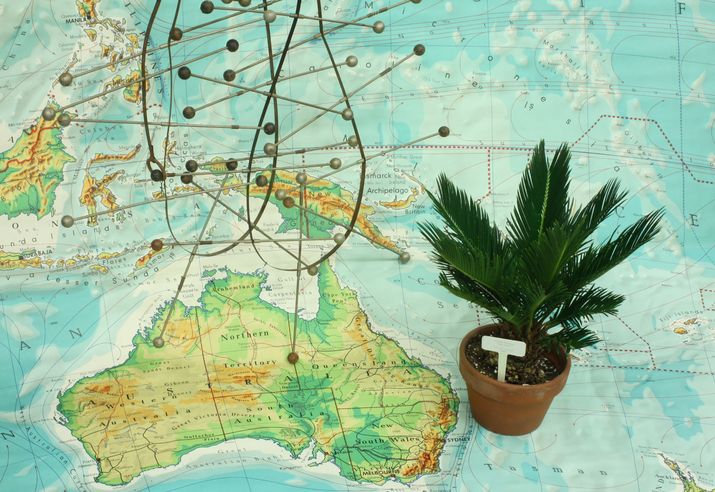
%> input picture testQ/Australia/im0.png, 715 x 492 px
$ octave runCensus.m   (GNU Octave 9; MATLAB toolbox functions it lacks are replaced by stand-ins)
%> lines starting %> are read from the running program, lines starting %| are printed output that depends on the picture
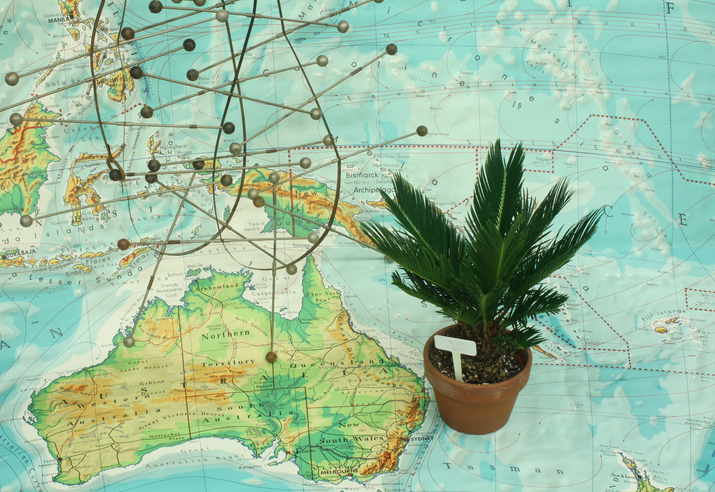
%> input picture testQ/Australia/im1.png, 715 x 492 px
### MatlabSDK/stereoMatchWindowCensus.m
% Usage: [D1,D2] = stereoMatchWindowCensus(I1, I2, window_radius, disparity_range)
%
% Match Stereo Images using Census Cost and Standard Uniform Window Aggregation
%
% Takes as input an image <I1>, an image <I2>, the radius of the window
% used for aggregation <window_radius>, and the range of disparities
% <disparity_range> as a 1x2 vector. This function returns the
% winner-take-all disparity maps going from <I1> to <I2> and vice versa.
%
% Author: Eric Psota
% Date: June 26, 2014

function [D1,D2] = stereoMatchWindowCensus(I1, I2, window_radius, disparity_range)
%> called with window_radius = 15, disparity_range = [1 73]

[~,cols,~] = size(I1);
%> cols = 715
[rows,cols2,~] = size(I2);
%> rows = 492; cols2 = 715
if cols > cols2
    I2(:,end+1:cols,:) = 0;
elseif cols2 > cols
    cols = cols2;
    I1(:,end+1:cols2,:) = 0;
end

IC1 = censusTransform9x7(I1);
IC2 = censusTransform9x7(I2);

C1min = single(Inf*ones(rows,cols));
C2min = single(Inf*ones(rows,cols));
D1 = single(zeros(rows,cols));
D2 = single(zeros(rows,cols));
for d = disparity_range(1):disparity_range(2)
    fprintf('Disparity = %04d', d);
    range1 = max(1,1+d):min(size(I1,2),size(I1,2)+d);
    range2 = max(1,1-d):min(size(I1,2),size(I1,2)-d);
    S = Inf(size(I1,1),length(range1));
    Sbit = zeros(size(S,1) + 2*window_radius,size(S,2) + 2*window_radius);
    Sbit(1+window_radius:end-window_radius,1+window_radius:end-window_radius) = bitxor(IC1(:,range1,:),IC2(:,range2,:));
    Shamming = zeros(size(Sbit));
    for k=1:64
        Shamming = Shamming + double(bitget(Sbit,k));
    end
    Sint = integralImage(Shamming);
    Sagg = Sint(2*window_radius+2:end,2*window_radius+2:end)...
        - Sint(1:end-(2*window_radius+1),2*window_radius+2:end)...
        - Sint(2*window_radius+2:end,1:end-(2*window_radius+1))...
        + Sint(1:end-(2*window_radius+1),1:end-(2*window_radius+1));
    S = Sagg;
    C1crop = C1min(:,range1);
    C2crop = C2min(:,range2);
    D1crop = D1(:,range1);
    D2crop = D2(:,range2);
    idx1 = single(S) < C1min(:,range1);
    idx2 = single(S) < C2min(:,range2);
    C1crop(idx1) = S(idx1);
    C2crop(idx2) = S(idx2);
    D1crop(idx1) = d;
    D2crop(idx2) = d;
    C1min(:,range1) = C1crop;
    C2min(:,range2) = C2crop;
    D1(:,range1) = D1crop;
    D2(:,range2) = D2crop;
    fprintf('\b\b\b\b\b\b\b\b\b\b\b\b\b\b\b\b');
end

end


function C = censusTransform9x7(I)

[rows, cols, channels] = size(I);
%> rows = 492; cols = 715; channels = 3
if channels == 3
    I = rgb2gray(I);
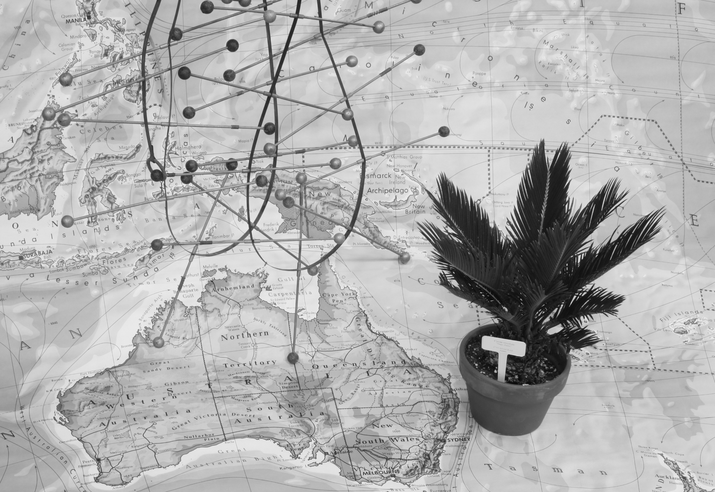
%> I: size 492x715 double; min 0.023, max 0.988, mean 0.691
end

C = uint64(zeros(rows,cols));
%> C: size 492x715 uint64; every value is 0
pow = 63;
Ishifted = zeros(size(I));
for rs = -4:4
    for cs = -3:3
        Ishifted(:,:) = 0;
        if rs <= 0 && cs <= 0
            Ishifted(1:end+rs,1:end+cs) = I(1-rs:end,1-cs:end);
        elseif rs <= 0 && cs >= 0
            Ishifted(1:end+rs,1+cs:end) = I(1-rs:end,1:end-cs);
        elseif rs >= 0 && cs <= 0
            Ishifted(1+rs:end,1:end+cs) = I(1:end-rs,1-cs:end);
        elseif rs >= 0 && cs >= 0
            Ishifted(1+rs:end,1+cs:end) = I(1:end-rs,1:end-cs);
        end
        C(I < Ishifted) = bitset(C(I < Ishifted),pow);
        pow = pow - 1;
    end
end
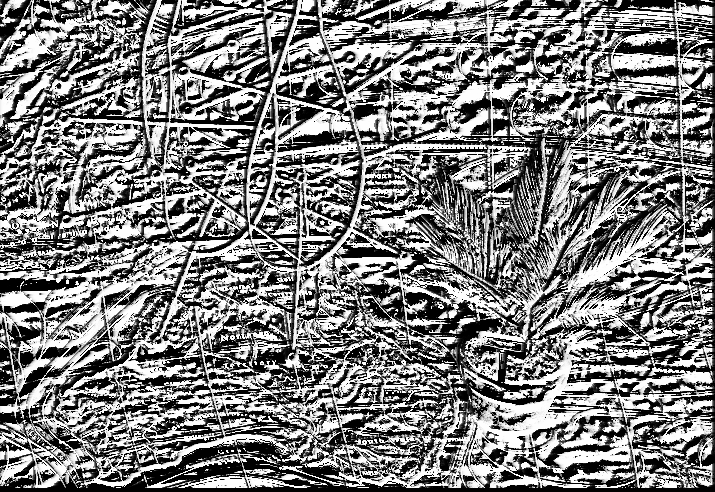
%> C: size 492x715 uint64; min 0, max 9.22e+18, mean 4.6e+18; drawn with min black and max white
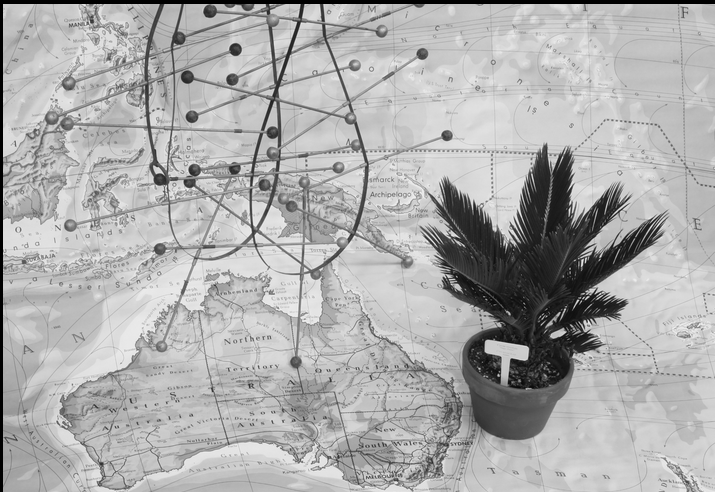
%> Ishifted: size 492x715 double; min 0, max 0.988, mean 0.681
%> after the loop, pow = 0

end

### MatlabSDK/runCensus.m
clear variables;
warning('off','all')
close all;

% Are you going to use the training or test set?
imgset = 'training';
%imgset = 'test';

% Specify which resolution you are using for the stereo image set (F, H, or Q?)
imgsize = 'Q';
%imgsize = 'H';
%imgsize = 'F';

% What are you calling your method?
methodname = 'Census';

mkdir('MiddEval3results');
mkdir(['MiddEval3results/',imgset,imgsize]);
if strcmp(imgset,'training')
    image_names{1} = 'Adirondack';
    image_names{2} = 'ArtL';
    image_names{3} = 'Jadeplant';
    image_names{4} = 'Motorcycle';
    image_names{5} = 'MotorcycleE';
    image_names{6} = 'Piano';
    image_names{7} = 'PianoL';
    image_names{8} = 'Pipes';
    image_names{9} = 'Playroom';
    image_names{10} = 'Playtable';
    image_names{11} = 'PlaytableP';
    image_names{12} = 'Recycle';
    image_names{13} = 'Shelves';
    image_names{14} = 'Teddy';
    image_names{15} = 'Vintage';
    ndisp = [290, 256, 640, 280, 280, 260, 260, 300, 330, 290, 290, 260, 240, 256, 760];
else
    image_names{1} = 'Australia';
    image_names{2} = 'AustraliaP';
    image_names{3} = 'Bicycle2';
    image_names{4} = 'Classroom2';
    image_names{5} = 'Classroom2E';
    image_names{6} = 'Computer';
    image_names{7} = 'Crusade';
    image_names{8} = 'CrusadeP';
    image_names{9} = 'Djembe';
    image_names{10} = 'DjembeL';
    image_names{11} = 'Hoops';
    image_names{12} = 'Livingroom';
    image_names{13} = 'Newkuba';
    image_names{14} = 'Plants';
    image_names{15} = 'Staircase';
    ndisp = [290, 290, 250, 610, 610, 256, 800, 800, 320, 320, 410, 320, 570, 320, 450];
end

ErrorRate = zeros(1,15);
for im_num = 1:15
    I{1} = imread(['~/MiddEval3/',imgset,imgsize,'/',image_names{im_num},'/im0.png']);
    I{2} = imread(['~/MiddEval3/',imgset,imgsize,'/',image_names{im_num},'/im1.png']);

    I{1} = double(I{1})/255;
    I{2} = double(I{2})/255;

    % Adjust the range of disparities to the chosen resolution
    if imgsize == 'Q'
        DisparityRange = [1,round(ndisp(im_num)/4)];
    elseif imgsize == 'H'
        DisparityRange = [1,round(ndisp(im_num)/2)];
    else
        DisparityRange = [1,round(ndisp(im_num))];
    end

    tic;
    %--------------- Insert your stereo matching routine here ------------%
    window_radius = 15;
    [DisparityMap{1}, DisparityMap{2}] = stereoMatchWindowCensus(I{1}, I{2}, window_radius, DisparityRange);
%> in censusTransform9x7 (call 2), `I = rgb2gray(I);`:
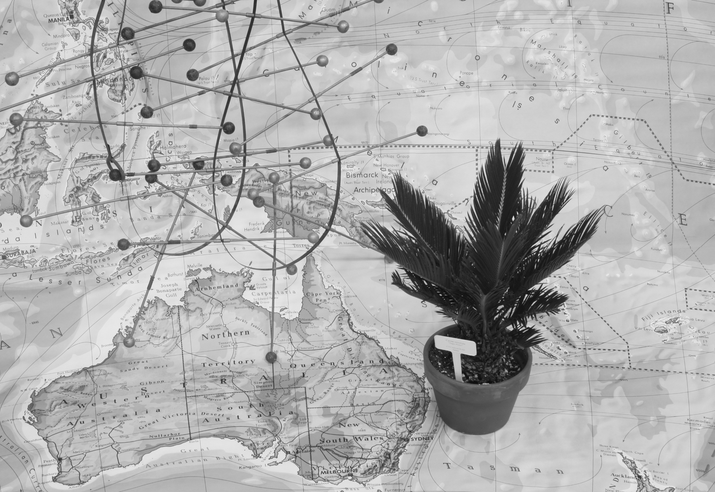
%> I: size 492x715 double; min 0.0115, max 0.979, mean 0.688
%> after the loop in censusTransform9x7 (call 2), `for rs = -4:4`:
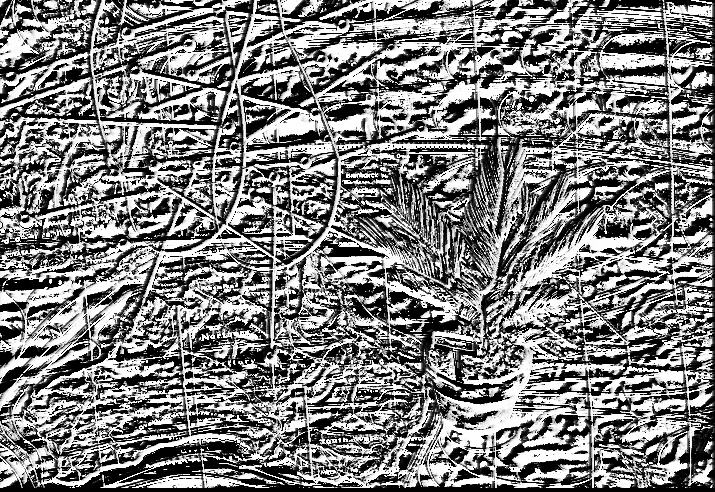
%> C: size 492x715 uint64; min 0, max 9.22e+18, mean 4.6e+18; mean of the top-left, top-right, bottom-left and bottom-right quarters 4.71e+18, 4.51e+18, 4.53e+18, 4.66e+18; drawn with min black and max white
%> after the loop in censusTransform9x7 (call 2), `for rs = -4:4`:
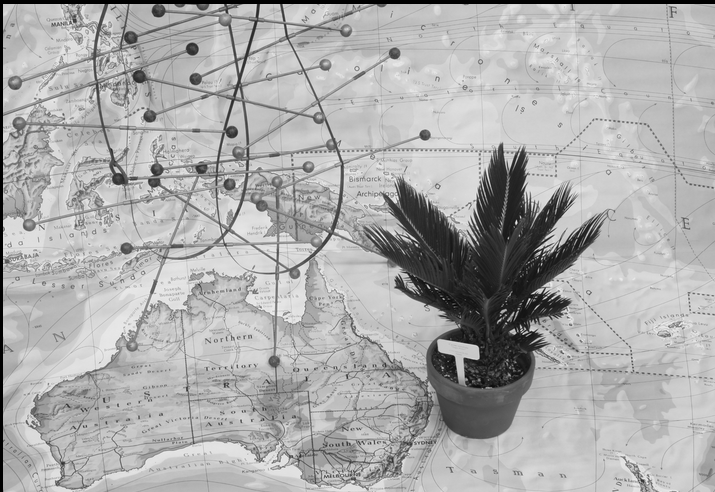
%> Ishifted: size 492x715 double; min 0, max 0.979, mean 0.679
%> in stereoMatchWindowCensus, `C1min = single(Inf*ones(rows,cols));`: C1min: size 492x715 single; every value is NaN or infinite
%> in stereoMatchWindowCensus, `D1 = single(zeros(rows,cols));`: D1: size 492x715 single; every value is 0
%> the run ends on the next line
